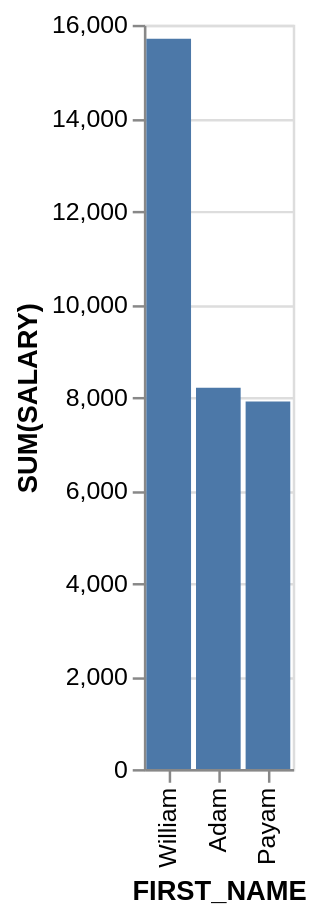

Write the Vega-Lite specification saved for this chart.
### Vega-Lite specification from a JSON file in a GitHub repository (floating-point values rounded to 4 significant figures)
{"data": {"values": [{"x_data": "William", "y_data": 15700}, {"x_data": "Adam", "y_data": 8200}, {"x_data": "Payam", "y_data": 7900}]}, "mark": "bar", "encoding": {"x": {"field": "x_data", "type": "nominal", "title": "FIRST_NAME", "sort": {"op": "sum", "field": "y_data", "order": "descending"}}, "y": {"field": "y_data", "type": "quantitative", "title": "SUM(SALARY)"}}}
